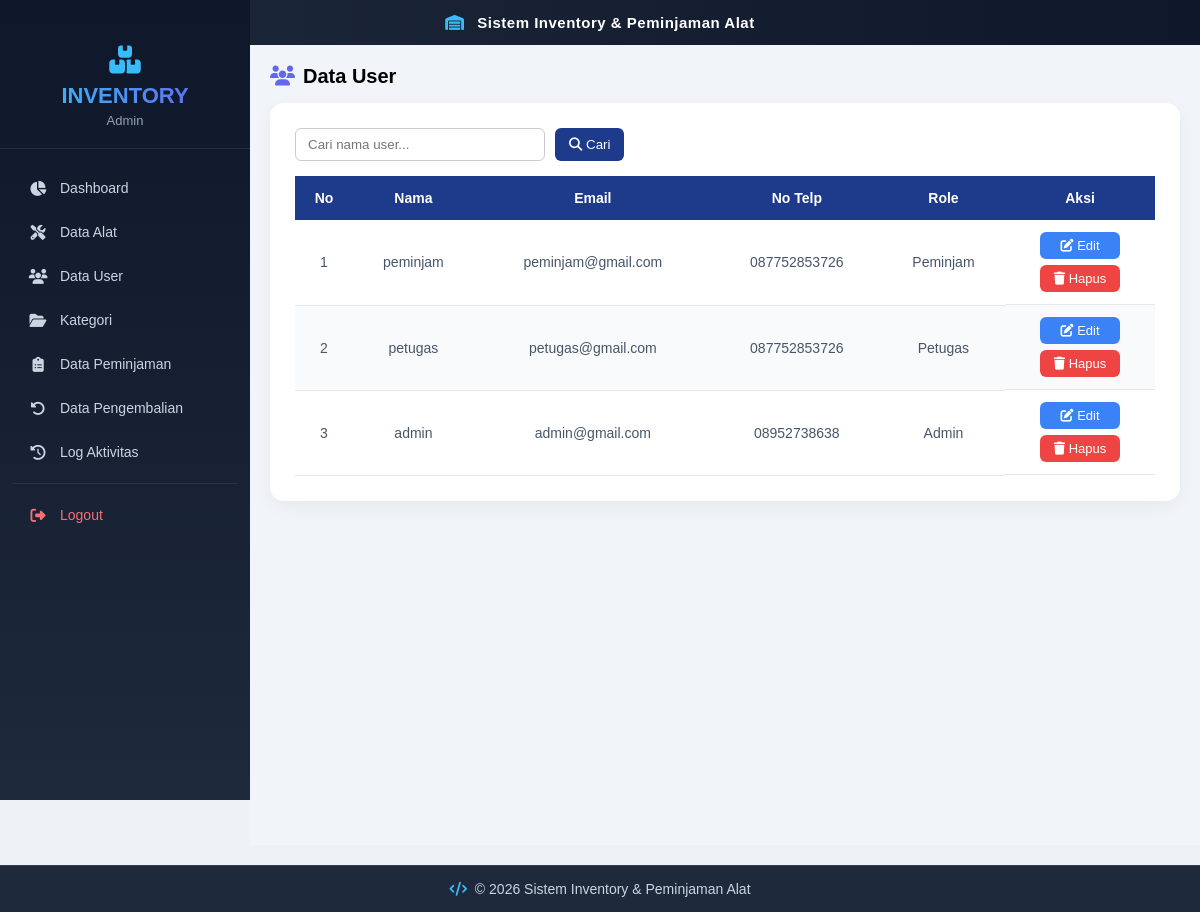
Screenshot of /ukk_1_AndiRizkyRiyanto/views/admin/user/tampil_data.php with the database file from the repository.
### tables this page shows
CREATE TABLE `users` (
  `id_user` int(11) NOT NULL,
  `nama` varchar(50) NOT NULL,
  `email` varchar(50) NOT NULL,
  `no_tlp` varchar(15) DEFAULT NULL,
  `password` varchar(255) NOT NULL,
  `role` enum('Admin','Petugas','Peminjam') DEFAULT NULL
);

### ukk_1_AndiRizkyRiyanto/models/m_koneksi.php (called while the page is built, shortened)
<?php
class m_koneksi {
    private $host = "localhost";
    private $username = "root";
    private $pass = "";
    private $db = "ukk_1_Andi";
    function __construct() {
        $this->koneksi = new mysqli(
            $this->host,
            $this->username,
            $this->pass,
            $this->db
        );
    }
}
?>

### ukk_1_AndiRizkyRiyanto/models/m_user.php (called while the page is built, shortened)
<?php
include_once __DIR__ . "/m_koneksi.php";
class m_user {
    private $koneksi;
    public function __construct(){
        $db = new m_koneksi();
        $this->koneksi = $db->koneksi;
    }
    public function getAll(){
        $sql = "SELECT * FROM users ORDER BY id_user DESC";
        return mysqli_query($this->koneksi, $sql);
    }
}

### ukk_1_AndiRizkyRiyanto/controllers/c_user.php (called while the page is built, shortened)
<?php
include_once __DIR__ . "/../models/m_user.php";
class c_user {
    public $model;
    public function __construct(){
        $this->model = new m_user();
    }
    public function index(){
        return $this->model->getAll();
    }
}

### ukk_1_AndiRizkyRiyanto/views/admin/user/tampil_data.php (the view, shortened to what this page needs)
<?php
include_once __DIR__ . '/../../../controllers/c_user.php';
$controller = new c_user();
$data = $controller->index();
$cari = isset($_GET['cari']) ? trim($_GET['cari']) : '';
?>
<?php include __DIR__ . '/../../layout/header.php'; ?>
<?php include __DIR__ . '/../../layout/sidebar.php'; ?>
<div class="main-content">
  <h2><i class="fas fa-users" style="color:#6366f1; margin-right:8px;"></i>Data User</h2>
  <div class="card">
    <form method="GET" class="search-box">
      <input type="text" name="cari" placeholder="Cari nama user..." value="<?= htmlspecialchars($cari); ?>">
      <button type="submit"><i class="fas fa-search"></i> Cari</button>
    </form>
    <table>
      <thead>
        <tr>
          <th>No</th>
          <th>Nama</th>
          <th>Email</th>
          <th>No Telp</th>
          <th>Role</th>
          <th>Aksi</th>
        </tr>
      </thead>
      <tbody>
        <?php
        $no = 1;
        ?>
        <?php while($row = mysqli_fetch_assoc($data)): ?>
          <tr>
            <td><?= $no++ ?></td>
            <td><?= $row['nama'] ?></td>
            <td><?= $row['email'] ?></td>
            <td><?= $row['no_tlp'] ?></td>
            <td><?= $row['role'] ?></td>
            <td class="aksi">
              <a href="<?= BASE_URL ?>views/admin/user/edit.php?id=<?= $row['id_user'] ?>" class="edit"><i class="fas fa-edit"></i> Edit</a>
              <a href="<?= BASE_URL ?>controllers/c_user.php?aksi=hapus&id=<?= $row['id_user'] ?>"
                 class="hapus"
                 onclick="return confirmHapus()">
                <i class="fas fa-trash"></i> Hapus
              </a>
            </td>
          </tr>
        <?php endwhile; ?>
      </tbody>
    </table>
  </div>
</div>
<?php include __DIR__ . '/../../layout/footer.php'; ?>

### ukk_1_AndiRizkyRiyanto/views/layout/header.php (style rules this page uses)
* { margin:0; padding:0; box-sizing:border-box; font-family:'Inter','Segoe UI',sans-serif; }
body { background:#eef2f7; }
.card { background:#fff; padding:25px; border-radius:14px; box-shadow:0 8px 20px rgba(0,0,0,0.06); }

### ukk_1_AndiRizkyRiyanto/views/layout/sidebar.php (style rules this page uses)
body { margin: 0; font-family: 'Inter','Segoe UI', sans-serif; }
.main, .main-content { margin-left: 250px !important; padding: 20px; background: #f1f5f9; min-height: 100vh; flex: 1; width: calc(100% - 250px); box-sizing: border-box; }

### ukk_1_AndiRizkyRiyanto/views/admin/user/tampil_data.php (style rules this page uses)
* { margin:0; padding:0; box-sizing:border-box; font-family:Arial, sans-serif; }
.main-content { padding:20px; background:#f1f5f9; min-height:100vh; }
h2 { margin-bottom:15px; font-size:20px; font-weight:600; }
.card { background:#ffffff; padding:25px; border-radius:14px; box-shadow:0 6px 18px rgba(0,0,0,0.05); }
.search-box { margin-bottom:15px; display:flex; gap:10px; }
.search-box input { padding:8px 12px; border-radius:6px; border:1px solid #ccc; width:250px; }
.search-box button { padding:8px 14px; border:none; background:#1e3a8a; color:white; border-radius:6px; cursor:pointer; }
table { width:100%; border-collapse:collapse; font-size:14px; }
th { background:#1e3a8a; color:white; padding:14px 10px; text-align:center; font-weight:600; }
td { padding:12px 10px; text-align:center; border-bottom:1px solid #e5e7eb; color:#475569; }
tr:nth-child(even) { background:#f8fafc; }
.aksi { display:flex; flex-direction:column; gap:6px; align-items:center; }
.edit, .hapus { width:80px; padding:6px 0; border-radius:6px; text-decoration:none; font-size:13px; font-weight:500; color:white; text-align:center; }
.edit { background:#3b82f6; }
.hapus { background:#ef4444; }

### rows the page displays
users: nama "peminjam", email "peminjam@gmail.com", no_tlp "087752853726", role "Peminjam"
users: nama "petugas", email "petugas@gmail.com", no_tlp "087752853726", role "Petugas"
users: nama "admin", email "admin@gmail.com", no_tlp "08952738638", role "Admin"

### other values shown
$role "Admin"
